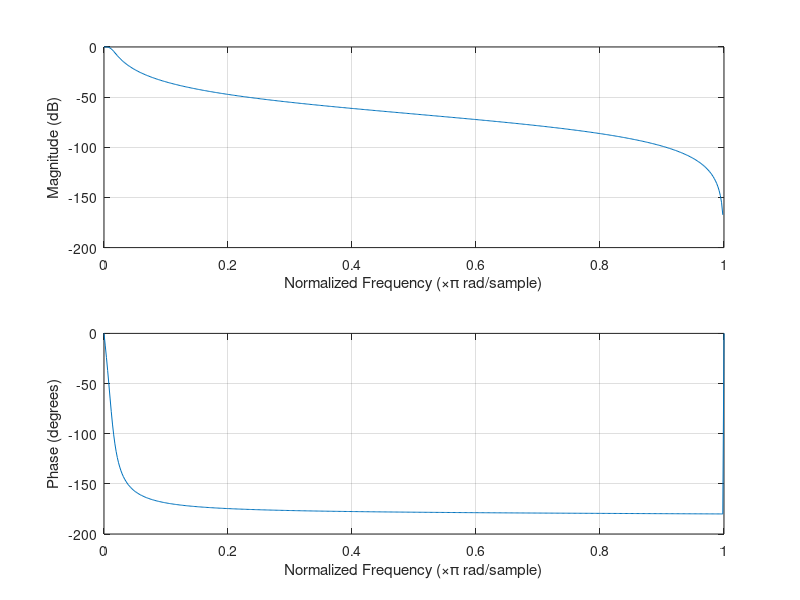
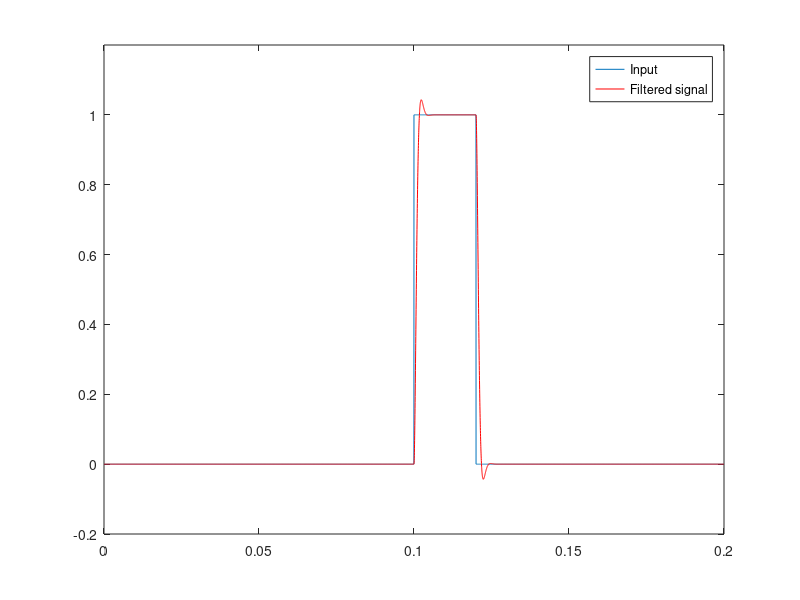

Write MATLAB code to recreate these figures, in order.
%% Parameters
Fe              = 44100;
xDurationSec    = 0.2;
freqSin         = 300; 
freqLP          = 300; 

%%
t               = linspace(0,xDurationSec,xDurationSec*Fe);
%- Echelon
inEchelon     = zeros(xDurationSec*Fe,1);
inEchelon(1+round(0.5*xDurationSec*Fe):end) = 1;
inEchelon2    = 1-inEchelon;
%- Click de 1ms
inClick1      = zeros(xDurationSec*Fe,1);
inClick1(round(0.5*xDurationSec*Fe):round(0.501*xDurationSec*Fe)) = 1;
%- Click de 10ms
inClick10     = zeros(xDurationSec*Fe,1);
inClick10(round(0.5*xDurationSec*Fe):round(0.51*xDurationSec*Fe)) = 1;
%- Click de 100ms
inClick100    = zeros(xDurationSec*Fe,1);
inClick100(round(0.5*xDurationSec*Fe):round(0.6*xDurationSec*Fe)) = 1;
%- Sinusoide 
inSin   = sin(2*pi*freqSin*t);

xIn     = inClick100;
xInRect = xIn;
xInRect(xInRect<0) = 0;

%% 
[bLPfilt,aLPfilt]   = butter(2,2*freqLP/Fe,'low');
yOut                = filter(bLPfilt,aLPfilt,xInRect);
freqz(bLPfilt,aLPfilt);

%% Results
tsec2ind  	= @(x)(x-t(1))*Fe+1;

figure;
plot(t,xInRect); hold on;
plot(t,yOut,'r');
legend({'Input','Filtered signal'});
ylim([-0.2,1.2]);
